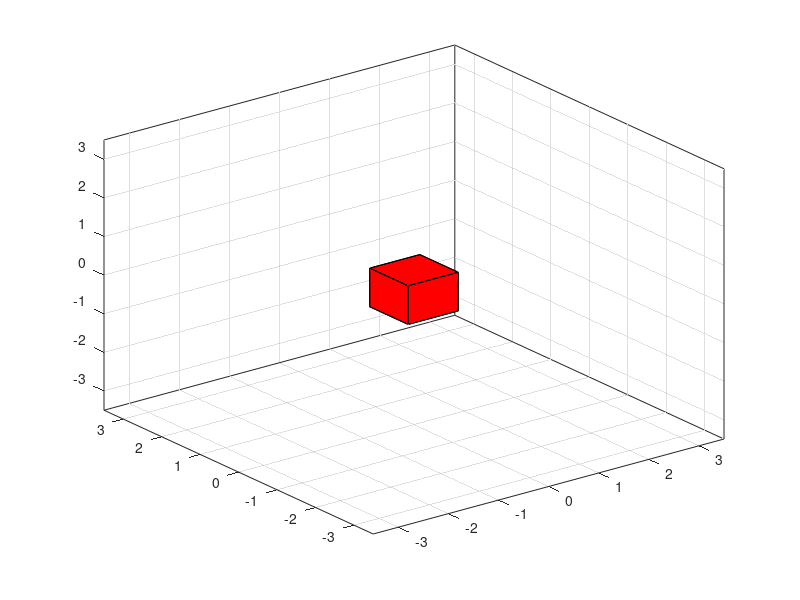

Here is the MATLAB script that generated this plot: (Note: this script raises an error after producing the figure.)
ax = axes('XLim',[-3.5 3.5],'YLim',[-3.5 3.5],'ZLim',[-3.5 3.5]);
view(3)
grid on
box on
vert = [1 1 1; 1 2 1; 2 2 1; 2 1 1 ; ...
            1 1 2;1 2 2; 2 2 2;2 1 2]-1.5;
    fac = [1 2 3 4; ...
        2 6 7 3; ...
        4 3 7 8; ...
        1 5 8 4; ...
        1 2 6 5; ...
        5 6 7 8];
    h = patch('Faces',fac,'Vertices',vert,'FaceColor','r');  % patch function

t = hgtransform('Parent',ax);
set(h,'Parent',t)

Rz = eye(4);




for r = 1:5127
    % Z-axis rotation matrix
    %Rz = makehgtform('zrotate',eul(r,1));
    Rz = eul2rotm([eul(r,1) eul(r,2) eul(r,3)],'ZYX');
    transform = rotm2tform(Rz);
    
    % Scaling matrix
    %Sxy = makehgtform('scale',r/4);
    % Concatenate the transforms and
    % set the transform Matrix property
    set(t,'Matrix',transform)
    drawnow
     
end